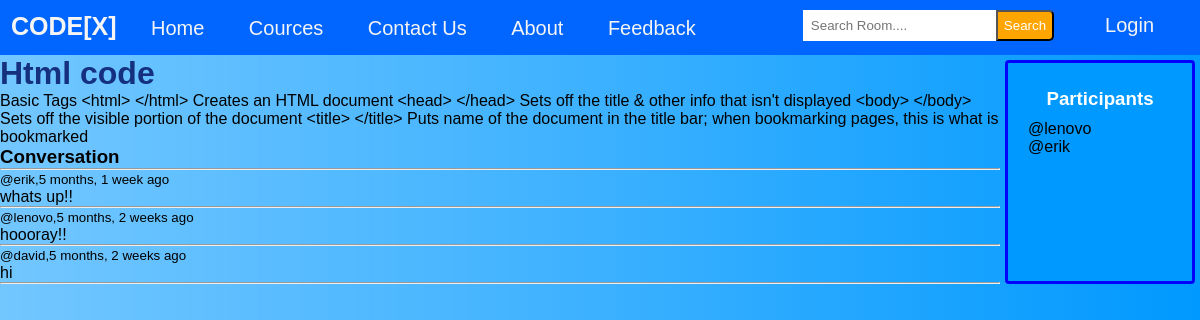
The page /room/1/ on the database its author committed.
### base/models.py (models this page shows, shortened)
class Room(models.Model):
    host =  models.ForeignKey(User, on_delete=models.SET_NULL,null=True)
    topic = models.ForeignKey(Topic, on_delete=models.SET_NULL,null=True)
    name =  models.CharField(max_length= 200)
    description = models.TextField(null= True, blank= True)
    participants= models.ManyToManyField(User, related_name='participants', blank=True)
    updated= models.DateTimeField(auto_now= True)
    created= models.DateTimeField(auto_now_add=True)
    class Meta:
        ordering = ['-updated','-created']

class Message(models.Model):
    user= models.ForeignKey(User, on_delete=models.CASCADE)
    room = models.ForeignKey(Room, on_delete=models.CASCADE)
    body = models.TextField()
    updated= models.DateTimeField(auto_now= True)
    created = models.DateTimeField(auto_now_add=True)
    class Meta:
        ordering = ['-updated','-created']

### base/views.py (the view, shortened to what this page needs)
# urls.py: path('room/<str:pk>/',views.room,name="room" ),
def room(request,pk):
    room = Room.objects.get(id=pk)
    room_messages = room.message_set.all()
    participants= room.participants.all()
    context = {'room': room , 'room_messages': room_messages,'participants': participants}
    return render(request,'base/room.html', context)

### base/templates/base/room.html (shortened to what this page needs)
{% extends 'main.html' %}
{% block content %}
<div class="room-container">
    <div>
        <h1 style="color: rgb(21, 48, 126);" >{{room.name}}</h1>
        <p>{{room.description}}</p>
        <div class="comment-wrapper">
            <h3>Conversation</h3>
            <hr>
            {% for message in room_messages %}
            <div>
                <small>@{{message.user}},{{message.created|timesince}} ago</small>
                <p>{{message.body}}</p>
                <hr>
            </div>
            {% endfor %}
        </div>
    </div>
    <div class="participants">
        <h3 class="heading">Participants</h3>
        {% for user in participants %}
         <div>
            <p>@{{ user.username }}</p>
        </div>
        {% endfor %}
    </div>
</div>
{% endblock %}

### templates/main.html (style rules this page uses)
* { padding: 0; margin: 0; text-decoration: none; list-style-type: none; box-sizing: border-box; font-family: 'Nunito', sans-serif }
body { background: linear-gradient(90deg, #5bbdffda 0%, #44b4ff 43%,#0099FF 100%); }

### base/templates/base/room.html (style rules this page uses)
.room-container { display: grid; grid-template-columns: 5fr 1fr; padding: 0; }
.participants { margin-left: 5px; margin-right: 5px; margin-top: 5px; display: block; padding: 15px 20px; position: relative; background: #0099FF; border: 3px solid blue; border-radius: 4px; }
.heading { text-align: center; text-transform: capitalize; color: #fff; padding: 10px; }

### rows shown on the page
Room: name "Html code", description "Basic Tags <html> </html> Creates an HTML document <head> </head> Sets off the title & other info that isn't displayed <body> </body> Sets off the visible portion of the document <title> </title> Puts name of the document in the title bar; when bookmarking pages, this is what is bookmarked"
Message: user "erik", created "5 months, 1 week", body "whats up!!"
Message: user "lenovo", created "5 months, 2 weeks", body "hoooray!!"
Message: user "david", created "5 months, 2 weeks", body "hi"

### other values the page prints
{{ user.username }} "lenovo"
{{ user.username }} "erik"
